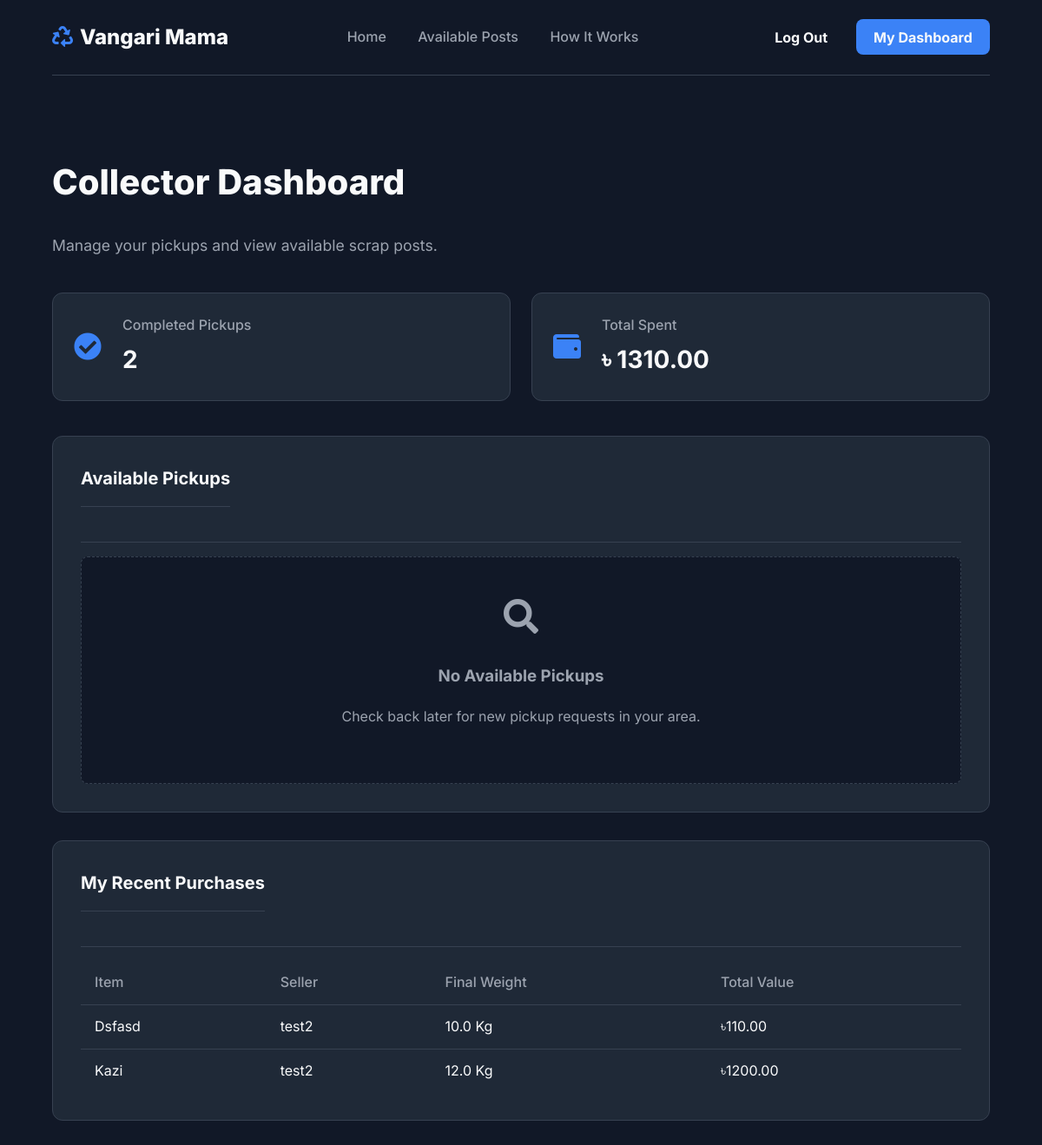
The page /collector/dashboard (signed in) on the database its author committed.
### models.py (models this page shows, shortened)
class TrashPost(db.Model):
    id = db.Column(db.Integer, primary_key=True)
    user_id = db.Column(db.Integer, db.ForeignKey('user.id'), nullable=False)
    trash_type = db.Column(db.String(50), nullable=False)
    quantity = db.Column(db.Integer, nullable=False)
    location = db.Column(db.String(255), nullable=False)
    description = db.Column(db.Text)
    status = db.Column(db.String(20), default='available', nullable=False)
    collector_id = db.Column(db.Integer, db.ForeignKey('user.id'))
    price_per_kg = db.Column(db.Numeric(10, 2), nullable=False)
    is_negotiable = db.Column(db.Boolean, default=False, nullable=False)
    created_at = db.Column(db.DateTime, default=datetime.utcnow)
    completed_at = db.Column(db.DateTime)
    final_weight_kg = db.Column(db.Float, nullable=True)
    final_price_per_kg = db.Column(db.Numeric(10, 2), nullable=True)
    total_transaction_value = db.Column(db.Numeric(10, 2), nullable=True)
    platform_profit = db.Column(db.Numeric(10, 2), nullable=True)
    phone_number = db.Column(db.String(20), nullable=True)
    google_map_link = db.Column(db.String(500), nullable=True)
    image_file = db.Column(db.String(30), nullable=False, default='default.jpg')
    reviews = db.relationship('Review', backref='post', lazy='dynamic', cascade="all, delete-orphan")

class User(UserMixin, db.Model):
    id = db.Column(db.Integer, primary_key=True)
    username = db.Column(db.String(64), unique=True, nullable=False)
    email = db.Column(db.String(120), unique=True, nullable=False)
    password_hash = db.Column(db.String(256), nullable=False)
    user_type = db.Column(db.String(20), default='user', nullable=False)
    is_admin = db.Column(db.Boolean, default=False)
    total_earnings = db.Column(db.Numeric(10, 2), default=0.00)
    created_at = db.Column(db.DateTime, default=datetime.utcnow)
    posts = db.relationship('TrashPost', foreign_keys='TrashPost.user_id', backref='owner', lazy='dynamic', cascade="all, delete-orphan")
    collections = db.relationship('TrashPost', foreign_keys='TrashPost.collector_id', backref='collector', lazy='dynamic')
    reviews_given = db.relationship('Review', foreign_keys='Review.reviewer_id', backref='reviewer', lazy='dynamic', cascade="all, delete-orphan")
    reviews_received = db.relationship('Review', foreign_keys='Review.reviewee_id', backref='reviewee', lazy='dynamic', cascade="all, delete-orphan")

### routes.py (the view)
@app.route('/collector/dashboard')
@login_required
def collector_dashboard():
    if current_user.user_type != 'collector':
        return redirect(url_for('user_dashboard'))
    available_posts = TrashPost.query.filter_by(status='available').all()
    recent_purchases = TrashPost.query.filter_by(collector_id=current_user.id, status='completed').order_by(TrashPost.completed_at.desc()).limit(10).all()
    completed_count = len(recent_purchases)
    total_spent = sum(p.total_transaction_value for p in recent_purchases if p.total_transaction_value)
    stats = {
        'completed_count': completed_count,
        'total_spent': total_spent
    }
    return render_template('collector_dashboard.html',
                           title='Collector Dashboard',
                           available_posts=available_posts,
                           recent_purchases=recent_purchases,
                           stats=stats)

### app.py (called while the page is built)
@login_manager.user_loader
def load_user(user_id):
    from models import User
    return User.query.get(int(user_id))

### templates/collector_dashboard.html (shortened to what this page needs)
{% extends "base.html" %}
{% block content %}
<div class="container">
    <div class="dashboard-header">
        <h1>Collector Dashboard</h1>
        <p>Manage your pickups and view available scrap posts.</p>
    </div>
    <div class="stats-grid">
        <div class="stat-card">
            <i class="fas fa-check-circle"></i>
            <div class="stat-info">
                <h4>Completed Pickups</h4>
                <p>{{ stats.completed_count }}</p>
            </div>
        </div>
        <div class="stat-card">
            <i class="fas fa-wallet"></i>
            <div class="stat-info">
                <h4>Total Spent</h4>
                <p>৳ {{ "%.2f"|format(stats.total_spent) }}</p>
            </div>
        </div>
    </div>
    <div class="posts-list">
        <div class="posts-list-header">
            <h3 class="card-title">Available Pickups</h3>
        </div>
        {% if available_posts %}
            <div class="post-card-grid">
                {% for post in available_posts %}
                <div class="post-card">
                    <h4>{{ post.trash_type.title() }}</h4>
                    <p class="post-card-info"><i class="fas fa-map-marker-alt"></i> {{ post.location }}</p>
                    <p class="post-card-info"><i class="fas fa-balance-scale"></i> Approx. {{ post.quantity }} Kg/Pcs</p>
                    <p class="post-card-price">Asking Price: ৳{{ "%.2f"|format(post.price_per_kg) }}/Kg</p>
                    <a href="{{ url_for('view_post', post_id=post.id) }}" class="btn-view-post">View Details</a>
                </div>
                {% endfor %}
            </div>
        {% else %}
            <div class="empty-state">
                <i class="fas fa-search"></i>
                <h3>No Available Pickups</h3>
                <p>Check back later for new pickup requests in your area.</p>
            </div>
        {% endif %}
    </div>
    <div class="posts-list" style="margin-top: 2rem;">
        <div class="posts-list-header">
            <h3 class="card-title">My Recent Purchases</h3>
        </div>
        {% if recent_purchases %}
            <div class="table-responsive">
                <table>
                    <thead>
                        <tr>
                            <th>Item</th>
                            <th>Seller</th>
                            <th>Final Weight</th>
                            <th>Total Value</th>
                        </tr>
                    </thead>
                    <tbody>
                        {% for purchase in recent_purchases %}
                        <tr>
                            <td>{{ purchase.trash_type.title() }}</td>
                            <td>{{ purchase.owner.username }}</td>
                            <td>{{ purchase.final_weight_kg }} Kg</td>
                            <td>৳{{ "%.2f"|format(purchase.total_transaction_value) }}</td>
                        </tr>
                        {% endfor %}
                    </tbody>
                </table>
            </div>
        {% else %}
            <div class="empty-state">
                <p>You have no completed transactions yet.</p>
            </div>
        {% endif %}
    </div>
</div>
{% endblock %}

### templates/base.html (style rules this page uses)
:root { --dark-bg: #111827; --dark-card: #1F2937; --primary-blue: #3B82F6; --primary-hover: #2563EB; --text-light: #F9FAFB; --text-muted: #9CA3AF; --border-color: #374151; }
body { background-color: var(--dark-bg); color: var(--text-light); font-family: 'Inter', sans-serif; margin: 0; line-height: 1.6; }
.container { width: 90%; max-width: 1200px; margin: 0 auto; }
.dashboard-header { margin-bottom: 2.5rem; }
.dashboard-header h1 { font-size: 2.5rem; font-weight: 800; }
.dashboard-header p { font-size: 1.1rem; color: var(--text-muted); }
.stats-grid { display: grid; grid-template-columns: repeat(auto-fit, minmax(250px, 1fr)); gap: 1.5rem; margin-bottom: 2.5rem; }
.stat-card { display: flex; align-items: center; background-color: var(--dark-card); padding: 1.5rem; border-radius: 0.75rem; border: 1px solid var(--border-color); }
.stat-card i { font-size: 2rem; color: var(--primary-blue); margin-right: 1.5rem; }
.stat-card h4 { margin: 0 0 0.25rem 0; font-size: 1rem; color: var(--text-muted); font-weight: 500; }
.stat-card p { margin: 0; font-size: 1.75rem; font-weight: 700; }
.profile-card, .posts-list { background-color: var(--dark-card); border: 1px solid var(--border-color); border-radius: 0.75rem; padding: 2rem; }
.card-title { font-size: 1.25rem; font-weight: 700; padding-bottom: 1rem; margin-top: 0; margin-bottom: 1.5rem; border-bottom: 1px solid var(--border-color); }
.posts-list-header { display: flex; justify-content: space-between; align-items: center; border-bottom: 1px solid var(--border-color); padding-bottom: 1rem; margin-bottom: 1rem; }
.table-responsive { overflow-x: auto; }
table { width: 100%; border-collapse: collapse; }
th, td { padding: 0.75rem 1rem; text-align: left; border-bottom: 1px solid var(--border-color); }
th { font-weight: 500; color: var(--text-muted); }
tbody tr:last-child td { border-bottom: none; }
.empty-state { text-align: center; padding: 3rem 2rem; color: var(--text-muted); background-color: var(--dark-bg); border-radius: 0.5rem; border: 1px dashed var(--border-color); }
.empty-state i { font-size: 2.5rem; margin-bottom: 1rem; }

### rows shown on the page
TrashPost: trash_type "Dsfasd", owner.username "test2", final_weight_kg "10.0", total_transaction_value "110.00"
TrashPost: trash_type "Kazi", owner.username "test2", final_weight_kg "12.0", total_transaction_value "1200.00"

### other values the page prints
{{ stats.completed_count }} "2"
{{ "%.2f"|format(stats.total_spent) }} "1310.00"
